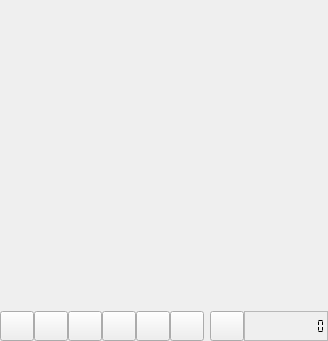
<?xml version="1.0" encoding="UTF-8"?>
<ui version="4.0">
 <class>PreviewWidget</class>
 <widget class="QWidget" name="PreviewWidget">
  <property name="geometry">
   <rect>
    <x>0</x>
    <y>0</y>
    <width>328</width>
    <height>341</height>
   </rect>
  </property>
  <property name="sizePolicy">
   <sizepolicy hsizetype="Ignored" vsizetype="Ignored">
    <horstretch>0</horstretch>
    <verstretch>0</verstretch>
   </sizepolicy>
  </property>
  <property name="minimumSize">
   <size>
    <width>328</width>
    <height>340</height>
   </size>
  </property>
  <property name="windowTitle">
   <string>Preview</string>
  </property>
  <layout class="QGridLayout" name="gridLayout">
   <property name="margin">
    <number>0</number>
   </property>
   <property name="spacing">
    <number>0</number>
   </property>
   <item row="2" column="0">
    <layout class="QHBoxLayout" name="horizontalLayout">
     <item>
      <widget class="QPushButton" name="pushButtonPreviousFrame">
       <property name="sizePolicy">
        <sizepolicy hsizetype="Fixed" vsizetype="Fixed">
         <horstretch>0</horstretch>
         <verstretch>0</verstretch>
        </sizepolicy>
       </property>
       <property name="minimumSize">
        <size>
         <width>34</width>
         <height>30</height>
        </size>
       </property>
       <property name="maximumSize">
        <size>
         <width>34</width>
         <height>30</height>
        </size>
       </property>
       <property name="statusTip">
        <string>Go to the previous frame</string>
       </property>
       <property name="text">
        <string/>
       </property>
       <property name="icon">
        <iconset resource="../../../../ressources.qrc">
         <normaloff>:/images/images/previous_frame.png</normaloff>:/images/images/previous_frame.png</iconset>
       </property>
       <property name="iconSize">
        <size>
         <width>20</width>
         <height>20</height>
        </size>
       </property>
      </widget>
     </item>
     <item>
      <widget class="QPushButton" name="pushButtonPlay">
       <property name="sizePolicy">
        <sizepolicy hsizetype="Fixed" vsizetype="Fixed">
         <horstretch>0</horstretch>
         <verstretch>0</verstretch>
        </sizepolicy>
       </property>
       <property name="minimumSize">
        <size>
         <width>34</width>
         <height>30</height>
        </size>
       </property>
       <property name="maximumSize">
        <size>
         <width>34</width>
         <height>30</height>
        </size>
       </property>
       <property name="statusTip">
        <string>Play / Pause</string>
       </property>
       <property name="text">
        <string/>
       </property>
       <property name="icon">
        <iconset resource="../../../../ressources.qrc">
         <normaloff>:/images/play</normaloff>:/images/play</iconset>
       </property>
       <property name="iconSize">
        <size>
         <width>20</width>
         <height>20</height>
        </size>
       </property>
      </widget>
     </item>
     <item>
      <widget class="QPushButton" name="pushButtonNextFrame">
       <property name="sizePolicy">
        <sizepolicy hsizetype="Fixed" vsizetype="Fixed">
         <horstretch>0</horstretch>
         <verstretch>0</verstretch>
        </sizepolicy>
       </property>
       <property name="minimumSize">
        <size>
         <width>34</width>
         <height>30</height>
        </size>
       </property>
       <property name="maximumSize">
        <size>
         <width>34</width>
         <height>30</height>
        </size>
       </property>
       <property name="statusTip">
        <string>Go to the next frame</string>
       </property>
       <property name="text">
        <string/>
       </property>
       <property name="icon">
        <iconset resource="../../../../ressources.qrc">
         <normaloff>:/images/images/next_frame.png</normaloff>:/images/images/next_frame.png</iconset>
       </property>
       <property name="iconSize">
        <size>
         <width>20</width>
         <height>20</height>
        </size>
       </property>
      </widget>
     </item>
     <item>
      <widget class="QPushButton" name="pushButtonMarkerStart">
       <property name="sizePolicy">
        <sizepolicy hsizetype="Fixed" vsizetype="Fixed">
         <horstretch>0</horstretch>
         <verstretch>0</verstretch>
        </sizepolicy>
       </property>
       <property name="minimumSize">
        <size>
         <width>34</width>
         <height>30</height>
        </size>
       </property>
       <property name="maximumSize">
        <size>
         <width>34</width>
         <height>30</height>
        </size>
       </property>
       <property name="statusTip">
        <string>Set marker A</string>
       </property>
       <property name="text">
        <string/>
       </property>
       <property name="icon">
        <iconset resource="../../../../ressources.qrc">
         <normaloff>:/images/marker_start</normaloff>:/images/marker_start</iconset>
       </property>
       <property name="iconSize">
        <size>
         <width>20</width>
         <height>20</height>
        </size>
       </property>
      </widget>
     </item>
     <item>
      <widget class="QPushButton" name="pushButtonMarkerStop">
       <property name="sizePolicy">
        <sizepolicy hsizetype="Fixed" vsizetype="Fixed">
         <horstretch>0</horstretch>
         <verstretch>0</verstretch>
        </sizepolicy>
       </property>
       <property name="minimumSize">
        <size>
         <width>34</width>
         <height>30</height>
        </size>
       </property>
       <property name="maximumSize">
        <size>
         <width>34</width>
         <height>30</height>
        </size>
       </property>
       <property name="statusTip">
        <string>Set marker B</string>
       </property>
       <property name="text">
        <string/>
       </property>
       <property name="icon">
        <iconset resource="../../../../ressources.qrc">
         <normaloff>:/images/marker_stop</normaloff>:/images/marker_stop</iconset>
       </property>
       <property name="iconSize">
        <size>
         <width>20</width>
         <height>20</height>
        </size>
       </property>
      </widget>
     </item>
     <item>
      <widget class="QPushButton" name="pushButtonCreateClip">
       <property name="sizePolicy">
        <sizepolicy hsizetype="Fixed" vsizetype="Fixed">
         <horstretch>0</horstretch>
         <verstretch>0</verstretch>
        </sizepolicy>
       </property>
       <property name="minimumSize">
        <size>
         <width>34</width>
         <height>30</height>
        </size>
       </property>
       <property name="maximumSize">
        <size>
         <width>34</width>
         <height>30</height>
        </size>
       </property>
       <property name="statusTip">
        <string>Cut at markers position</string>
       </property>
       <property name="text">
        <string/>
       </property>
       <property name="icon">
        <iconset resource="../../../../ressources.qrc">
         <normaloff>:/images/editcut</normaloff>:/images/editcut</iconset>
       </property>
      </widget>
     </item>
     <item>
      <spacer name="horizontalSpacer">
       <property name="orientation">
        <enum>Qt::Horizontal</enum>
       </property>
       <property name="sizeHint" stdset="0">
        <size>
         <width>40</width>
         <height>20</height>
        </size>
       </property>
      </spacer>
     </item>
     <item>
      <widget class="QPushButton" name="pushButtonStop">
       <property name="sizePolicy">
        <sizepolicy hsizetype="Fixed" vsizetype="Fixed">
         <horstretch>0</horstretch>
         <verstretch>0</verstretch>
        </sizepolicy>
       </property>
       <property name="minimumSize">
        <size>
         <width>34</width>
         <height>30</height>
        </size>
       </property>
       <property name="maximumSize">
        <size>
         <width>34</width>
         <height>30</height>
        </size>
       </property>
       <property name="statusTip">
        <string>Stop the playback</string>
       </property>
       <property name="text">
        <string/>
       </property>
       <property name="icon">
        <iconset resource="../../../../ressources.qrc">
         <normaloff>:/images/images/stop.png</normaloff>:/images/images/stop.png</iconset>
       </property>
       <property name="iconSize">
        <size>
         <width>20</width>
         <height>20</height>
        </size>
       </property>
      </widget>
     </item>
     <item>
      <widget class="LCDTimecode" name="lcdNumber">
       <property name="minimumSize">
        <size>
         <width>80</width>
         <height>0</height>
        </size>
       </property>
       <property name="frameShape">
        <enum>QFrame::StyledPanel</enum>
       </property>
       <property name="numDigits">
        <number>11</number>
       </property>
       <property name="segmentStyle">
        <enum>QLCDNumber::Flat</enum>
       </property>
      </widget>
     </item>
    </layout>
   </item>
   <item row="0" column="0">
    <widget class="QWidget" name="renderWidget" native="true">
     <property name="sizePolicy">
      <sizepolicy hsizetype="Expanding" vsizetype="Expanding">
       <horstretch>0</horstretch>
       <verstretch>0</verstretch>
      </sizepolicy>
     </property>
    </widget>
   </item>
   <item row="1" column="0">
    <widget class="PreviewRuler" name="rulerWidget" native="true">
     <property name="minimumSize">
      <size>
       <width>0</width>
       <height>30</height>
      </size>
     </property>
    </widget>
   </item>
  </layout>
 </widget>
 <customwidgets>
  <customwidget>
   <class>PreviewRuler</class>
   <extends>QWidget</extends>
   <header>PreviewRuler.h</header>
   <container>1</container>
  </customwidget>
  <customwidget>
   <class>LCDTimecode</class>
   <extends>QLCDNumber</extends>
   <header>LCDTimecode.h</header>
  </customwidget>
 </customwidgets>
 <resources>
  <include location="../../../../ressources.qrc"/>
 </resources>
 <connections/>
</ui>
